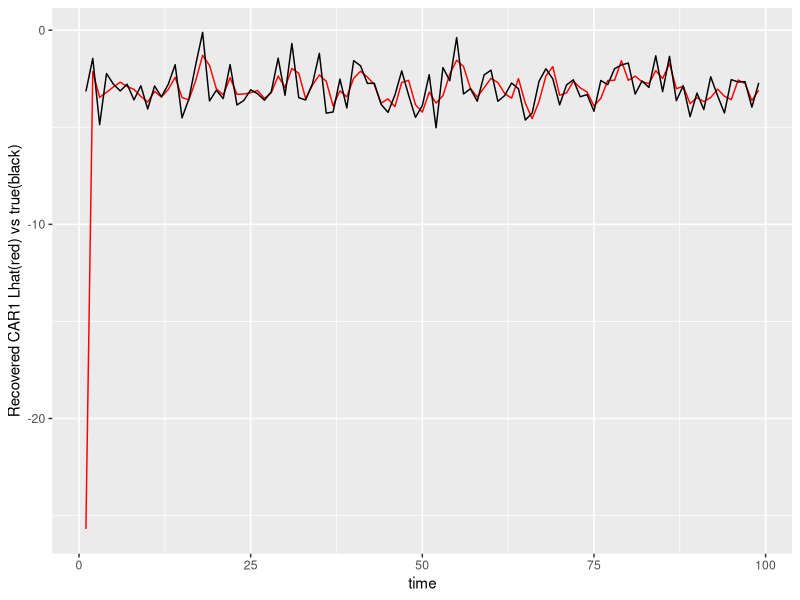
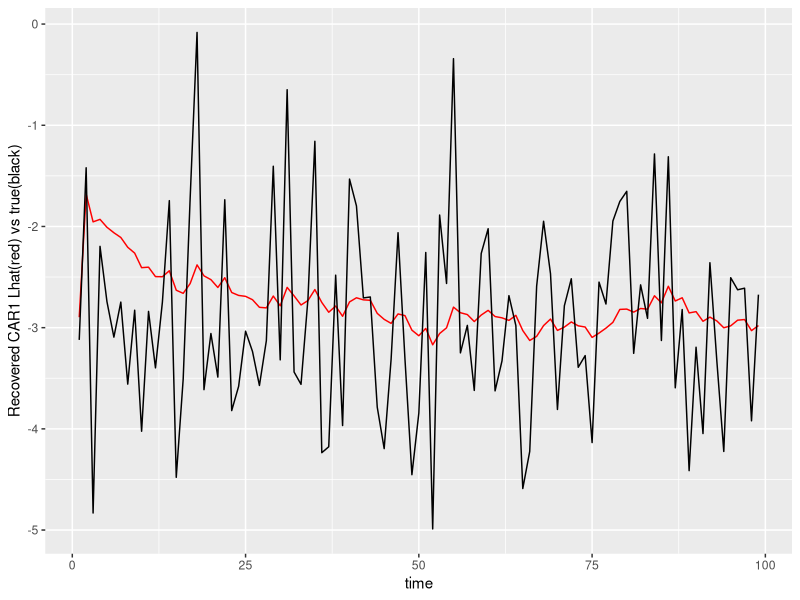
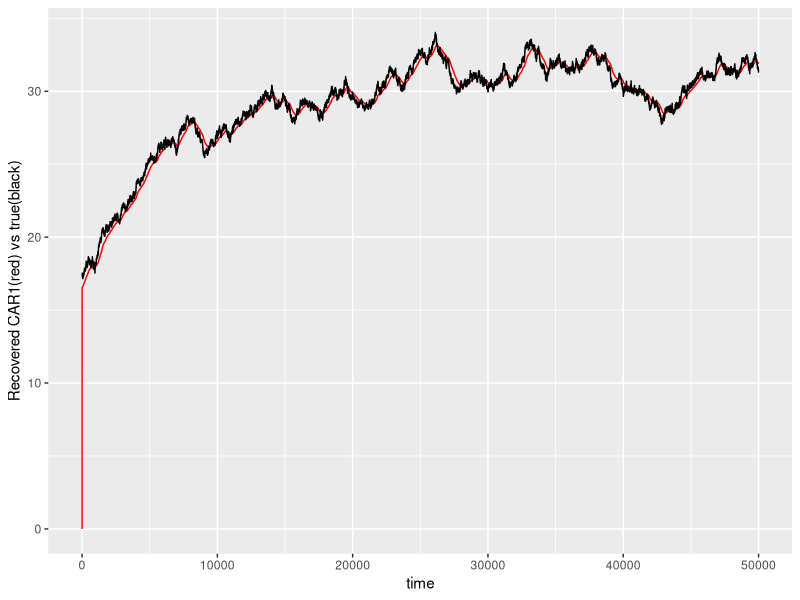
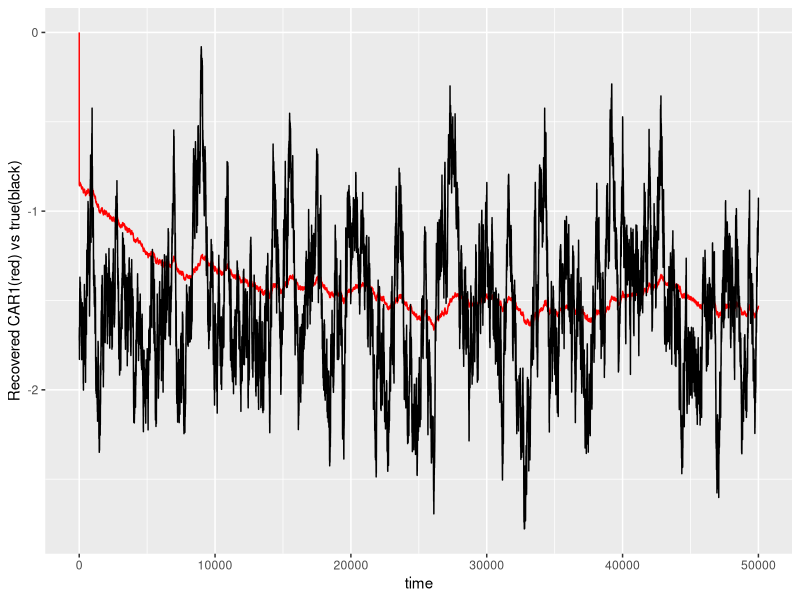
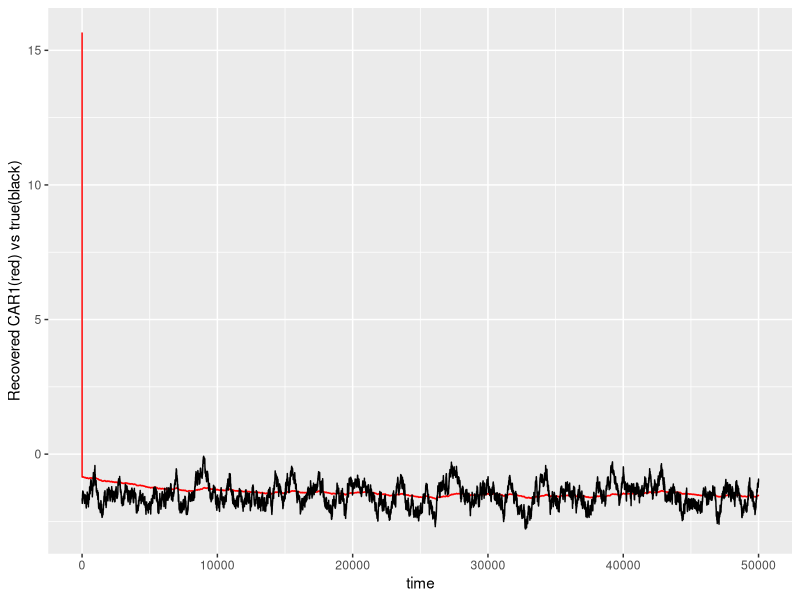
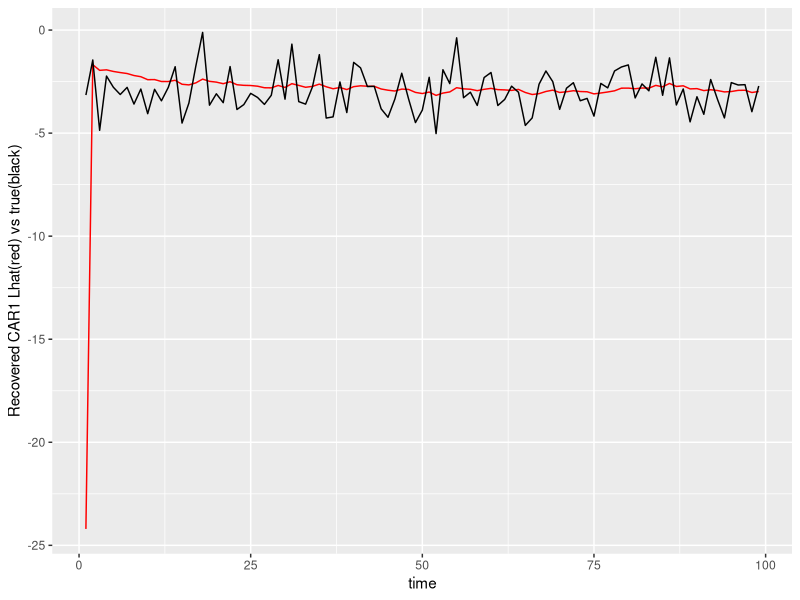
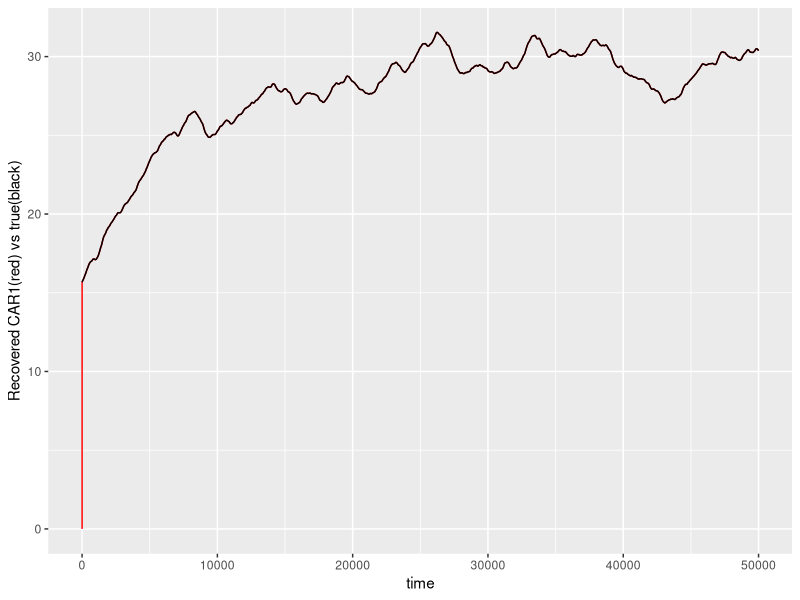

Generate these figures, in order, with R:
## ---- chunk 1
library(ggplot2)
## ---- chunk 2
N = 100
K = 10000
M = 500
a1 = 1.5
a2 = .1
b0 = 1 #should always be one
sigma = 1
mu = 3
eta = 1
Y0_1 <- 0
Y1_1 <- 0
a <- 1
b <- 2
## ---- chunk 3
Car_2Recovery <- function(a1, a2, Y, M) {
  lambda1 <- (-a1 + sqrt(a1^2 - 4*a2)) / 2
  lambda2 <- (-a1 - sqrt(a1^2 - 4*a2)) / 2
  YRecov <- numeric(length(Y) - 1)
  for (i in 2:(length(Y))){
    YRecov[i] <- (1 / (lambda2 - lambda1)) * (-lambda1 * Y[i] + (M * (Y[i]-Y[i-1])))
  }
  out <- YRecov
}
## ---- chunk 4
CAR1<-function(a,sigma,N,K,noise,Y0)
{
  Y <-numeric(N*K+100000);
  Y[1] <- Y0;
  Dt=1/K;
  for(i in 2:(N*K+100000)){
    Y[i] <- Y[i-1]- a*Y[i-1]*Dt + sigma*noise[i];
  }
  out<-Y[100000:(N*K+100000)]
}
## ---- chunk 5
Car1Recovery <- function(a1, a2, Y, M) {
  lambda1 <- (-a1 + sqrt(a1^2 - 4*a2)) / 2
  lambda2 <- (-a1 - sqrt(a1^2 - 4*a2)) / 2
  Kappa1 <- (b0) / (lambda1-lambda2)
  Kappa2 <- (b0) / (lambda2-lambda1)
  YRecov <- numeric(length(Y) - 1)
  for (i in 2:(length(Y))){
    YRecov[i] <- (1 / (lambda2 - lambda1)) * (lambda2 * Y[i] - (M * (Y[i]-Y[i-1])))
  }
  out <- YRecov
}
## ---- chunk 6
CAR1Real <- function(a1, a2, noise, eta) {
  lambda1 <- (-a1 + sqrt(a1^2 - 4*a2)) / 2
  lambda2 <- (-a1 - sqrt(a1^2 - 4*a2)) / 2
  Kappa1 <- (b0) / (lambda1-lambda2)
  Y1REAL <- CAR1(-lambda1, Kappa1, N, K, noise, Y0_1)
  out <- Y1REAL
}
## ---- chunk 7
CAR_2Real <- function(a1, a2, noise, eta) {
  lambda1 <- (-a1 + sqrt(a1^2 - 4*a2)) / 2
  lambda2 <- (-a1 - sqrt(a1^2 - 4*a2)) / 2
  Kappa2 <- (b0) / (lambda2-lambda1)
  Y2REAL <- CAR1(-lambda2, Kappa2, N, K, noise, Y0_1)
  out <- Y2REAL
}
## ---- chunk 8
CAR2 <- function(a1, a2, b0, noise, eta) {
  
  lambda1 <- (-a1 + sqrt(a1^2 - 4*a2)) / 2
  lambda2 <- (-a1 - sqrt(a1^2 - 4*a2)) / 2
  Kappa1 <- (b0) / (lambda1-lambda2)
  Kappa2 <- (b0) / (lambda2-lambda1)
  Y1 <- CAR1(-lambda1, Kappa1, N, K, noise, Y0_1)
  Y2 <- CAR1(-lambda2, Kappa2, N, K, noise, Y1_1)
  Y <- Y1 + Y2
  out <- Y
}

## ---- chunk 9
NewCAR2 <- function(a1, a2, b0, N, K, noise, Y0 = 0, Y1 = 0)
{
  h <- 1 / K
  
  Y <- numeric(N * K + 100000)
  
  Y[1] <- Y0
  Y[2] <- Y1
  
  for(i in 2:(length(Y)-1))
  {
    Y[i+1] <-
      2 * Y[i] -
      Y[i-1] -
      a1 * h * (Y[i] - Y[i-1]) -
      a2 * h^2 * Y[i] +
      b0 * noise[i] * h
  }
  
  Y[100001:length(Y)]
}
## ---- chunk 10
CAR1Driving <- function(a1, a2, Y1, M, N) {
  Lhat1 <- numeric(N-1)
  lambda1 <- (-a1 + sqrt(a1^2 - 4*a2)) / 2
  lambda2 <- (-a1 - sqrt(a1^2 - 4*a2)) / 2
  for (n in 1:(N-1)) {
    down = n * M - M + 1
    up = down + M
    Lhat1[n] <- (lambda2-lambda1) * (Y1[up] - Y1[down] + (-lambda1) * (Y1[up]+Y[down]) / (2 * M)
                                     + (-lambda1) * sum(Y1[(down+1):(up-1)]) / M)
  }
  out <- Lhat1
}
## ---- chunk 11
CAR1_2Driving <- function(a1, a2, Y1, M, N) {
  Lhat1 <- numeric(N-1)
  lambda1 <- (-a1 + sqrt(a1^2 - 4*a2)) / 2
  lambda2 <- (-a1 - sqrt(a1^2 - 4*a2)) / 2
  for (n in 1:(N-1)) {
    down = n * M - M + 1
    up = down + M
    Lhat1[n] <- (lambda1-lambda2) * (Y1[up] - Y1[down] + (-lambda2) * (Y1[up]+Y[down]) / (2 * M)
                                     + (-lambda2) * sum(Y1[(down+1):(up-1)]) / M)
  }
  out <- Lhat1
}
## ---- chunk 12
noise <- rnorm(N*K+100000,mu*(1/K),eta*(1/sqrt(K)));
##noise <- rgamma(N * K + 100000, a / K, b)
Y <- CAR2(a1, a2, b0, noise, eta)
YNew <- NewCAR2(a1, a2, b0, N, K, noise, Y0_1, Y1_1)
relation <- K / M
sample_index <- seq(
  1,
  length(Y),
  by = relation
)
YSampled <- Y[sample_index]
YReal <- CAR1Real(a1, a2, noise, eta)
YRealSampled <- YReal[sample_index]
Recov1 <- Car1Recovery(a1, a2, Y, M)
Recov1Sampled <- Recov1[sample_index]
Lhat1 <- CAR1Driving(a1, a2, Recov1Sampled, M, N)
timeV <- seq(1, length(Lhat1), by = 1)
LhatTrue <- CAR1Driving(a1, a2, YRealSampled, M, N)
df <- data.frame(timeV, Lhat1, LhatTrue)
ggplot(data = df) + geom_line(aes(x = timeV, y = Lhat1), colour = "red") + geom_line(aes(x = timeV, y = LhatTrue))+ labs(y = "Recovered CAR1 Lhat(red) vs true(black)", x = "time")
##For second recovered driving process
Y2Real <- CAR_2Real(a1, a2, noise, eta)
YRecov2 <- Car_2Recovery(a1, a2, Y, M)
Y2RealSampled <- Y2Real[sample_index]
YRecov2Sampled <- YRecov2[sample_index]
Lhat2 <- CAR1_2Driving(a1, a2, YRecov2Sampled, M, N)
Lhat2True <- CAR1_2Driving(a1, a2, Y2RealSampled, M, N)
ggplot(data = df) + geom_line(aes(x = timeV, y = Lhat2), colour = "red") + geom_line(aes(x = timeV, y = Lhat2True))+ labs(y = "Recovered CAR1 Lhat(red) vs true(black)", x = "time")
##Processes
timeVector <- seq(1, length(YRealSampled), by = 1)
df1 <- data.frame(timeVector, YRealSampled, Y2RealSampled, YRecov2Sampled, Recov1Sampled)
ggplot(data = df1) + geom_line(aes(x = timeVector, y = Recov1Sampled), colour = "red") + geom_line(aes(x = timeVector, y = YRealSampled))+ labs(y = "Recovered CAR1(red) vs true(black)", x = "time")
ggplot(data = df1) + geom_line(aes(x = timeVector, y = YRecov2Sampled), colour = "red") + geom_line(aes(x = timeVector, y = Y2RealSampled)) + labs(y = "Recovered CAR1(red) vs true(black)", x = "time")
##recov with difference
y2diff <- YSampled - Recov1Sampled
ggplot(data = df1) + geom_line(aes(x = timeVector, y = y2diff), colour = "red") + geom_line(aes(x = timeVector, y = Y2RealSampled)) + labs(y = "Recovered CAR1(red) vs true(black)", x = "time")
Lhat2Diff <- CAR1_2Driving(a1, a2, y2diff, M, N)
ggplot(data = df) + geom_line(aes(x = timeV, y = Lhat2Diff), colour = "red") + geom_line(aes(x = timeV, y = LhatTrue))+ labs(y = "Recovered CAR1 Lhat(red) vs true(black)", x = "time")
## ---- chunk 13
CAR2Sum1 <- YRecov2Sampled + Recov1Sampled
ggplot(data = df1) + geom_line(aes(x = timeVector, y = CAR2Sum1), colour = "red") + geom_line(aes(x = timeVector, y = YSampled)) + labs(y = "Recovered CAR1(red) vs true(black)", x = "time")
